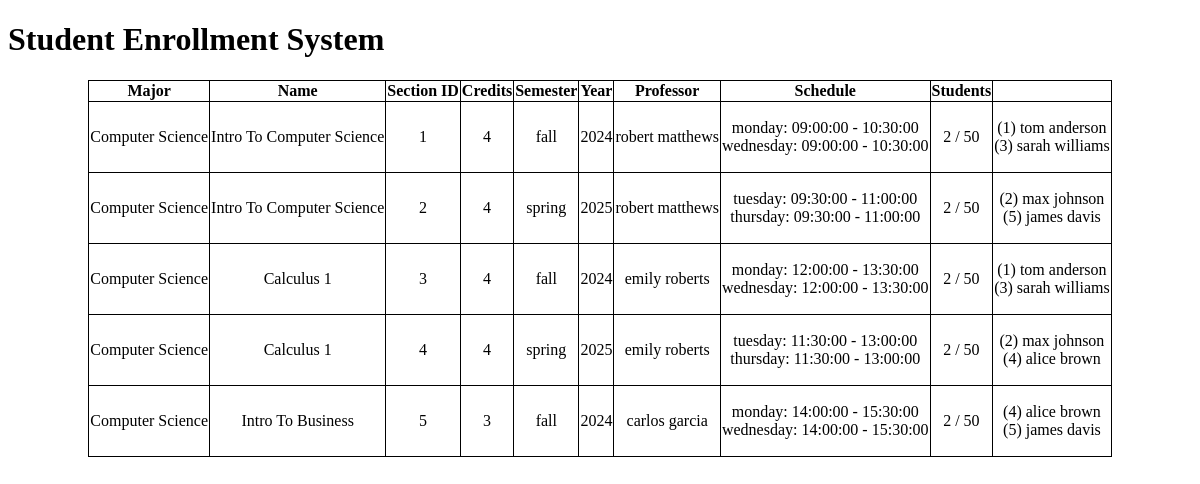
The app's page /, older data.
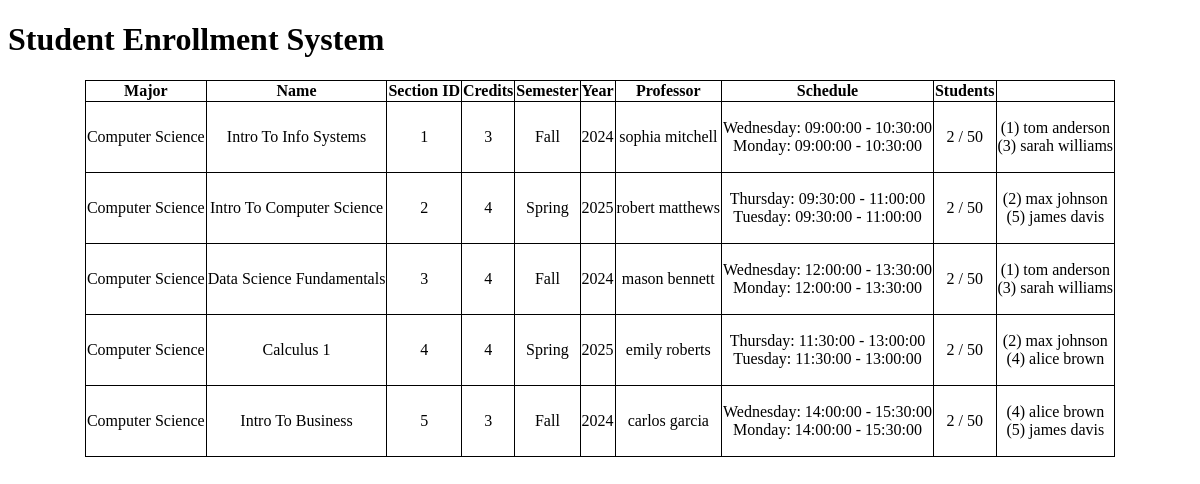
The same page, newer data.
### myapp/models.py (models this page shows, shortened)
class Major(models.Model):
    title = models.CharField(max_length=50, unique=True)
    def __str__(self):
        return self.title

class Course(models.Model):
    name = models.CharField(max_length=50)
    major = models.ForeignKey(Major, related_name="courses", related_query_name="course", on_delete=models.CASCADE)
    credits = models.IntegerField(help_text="Provide the number of credits the course is worth")

class Section(models.Model):
    course = models.ForeignKey(Course, related_name="sections", related_query_name="section", on_delete=models.CASCADE)
    professor = models.ForeignKey(Professor, related_name="sections", related_query_name="section", on_delete = models.CASCADE)
    building = models.CharField(max_length=30, null=True, help_text="Provide the name of the building")
    room = models.CharField(max_length=10, null=True, help_text="Provide the room number")
    semester = models.CharField(max_length=10, choices=Semesters.choices, help_text="Select which semester the section will take place")
    year = models.IntegerField(help_text="Provide the year the section will take place")
    size = models.IntegerField(default=50, help_text="Provide the maximum amount of students that can register for this section")
    students = models.ManyToManyField(Student, related_name="sections", related_query_name="section")

class Professor(models.Model):
    DEPARTMENT = {
        "Business": "Business",
        "Mathematics": "Mathematics",
        "Engineering": "Engineering"
    }
    first_name = models.CharField(max_length=50)
    last_name = models.CharField(max_length=50)
    department = models.CharField(max_length=50, choices=DEPARTMENT)
    def __str__(self):
        return f"{self.first_name } {self.last_name}"

### myapp/views.py (the view)
# urls.py: path('', views.course_data, name='course_data'),
def course_data(request):
    sections = (Section.objects.select_related('course', 'professor')
                     .prefetch_related('students').all().order_by('course__major__title'))
    sections_info = []
    for section in sections:
        details = {
            "major": section.course.major,
            "name": section.course.name,
            "section_id": section.id,
            "credits": section.course.credits,
            "semester": section.semester,
            "year": section.year,
            "professor": section.professor,
            "schedule": "\n".join([schedule.__str__() for schedule in section.schedules.all()]),
            "capacity": f"{section.students.all().count()} / {section.size}",
            "students": "\n".join([student.__str__() for student in section.students.all()])
        }
        sections_info.append(details)
    return render(request, "myapp/index.html", {"sections_info": sections_info})

### myapp/models.py (called while the page is built)
    def __str__(self):
        return f"({self.id}) {self.first_name } {self.last_name}"

    def __str__(self):
        return f"{self.class_day}: {self.start_time} - {self.end_time}"

### templates/myapp/index.html
{% extends "base.html" %}
{% block content %}
    <table>
        <tr>
            <th>Major</th>
            <th>Name</th>
            <th>Section ID</th>
            <th>Credits</th>
            <th>Semester</th>
            <th>Year</th>
            <th>Professor</th>
            <th>Schedule</th>
            <th>Students</th>
        </tr>
        {% for section in sections_info %}
        <tr>
            <td>{{ section.major }}</td>
            <td>{{ section.name }}</td>
            <td>{{ section.section_id }}</td>
            <td>{{ section.credits }}</td>
            <td>{{ section.semester }}</td>
            <td>{{ section.year }}</td>
            <td>{{ section.professor }}</td>
            <td>{{ section.schedule|linebreaks }}</td>
            <td>{{ section.capacity }}</td>
            <td>{{ section.students|linebreaks }}</td>
        </tr>
        {% endfor %}
    </table>
{% endblock %}

### templates/base.html (shortened to what this page needs)
<!DOCTYPE html>
<html lang="en">
<head>
    {% load static %}
    <link rel="stylesheet" href="{% static 'style.css' %}">
</head>
<body>
    <header>
        <h1>Student Enrollment System</h1>
    </header>
    {% block content %}
    {% endblock %}
</body>
</html>

### myapp/static/style.css (style rules this page uses)
table, th, td { border: 1px solid black; border-collapse: collapse; margin-left: auto; margin-right: auto; text-align: center; }

Row changes from the older to the newer data that the page shows:
changed through a linked row, Major "Computer Science": name "Intro To Computer Science" → "Intro To Info Systems"; credits "4" → "3"; semester "fall" → "Fall"; professor "robert matthews" → "sophia mitchell"; schedule "monday: 09:00:00 - 10:30:00 wednesday: 09:00:00 - 10:30:00" → "Wednesday: 09:00:00 - 10:30:00 Monday: 09:00:00 - 10:30:00"; semester "spring" → "Spring"; schedule "tuesday: 09:30:00 - 11:00:00 thursday: 09:30:00 - 11:00:00" → "Thursday: 09:30:00 - 11:00:00 Tuesday: 09:30:00 - 11:00:00"; name "Calculus 1" → "Data Science Fundamentals"; professor "emily roberts" → "mason bennett"; schedule "monday: 12:00:00 - 13:30:00 wednesday: 12:00:00 - 13:30:00" → "Wednesday: 12:00:00 - 13:30:00 Monday: 12:00:00 - 13:30:00"; schedule "tuesday: 11:30:00 - 13:00:00 thursday: 11:30:00 - 13:00:00" → "Thursday: 11:30:00 - 13:00:00 Tuesday: 11:30:00 - 13:00:00"; schedule "monday: 14:00:00 - 15:30:00 wednesday: 14:00:00 - 15:30:00" → "Wednesday: 14:00:00 - 15:30:00 Monday: 14:00:00 - 15:30:00"
